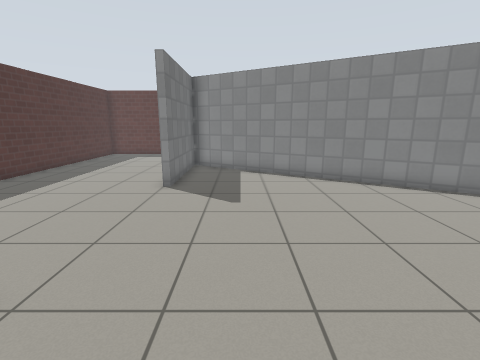
[1] (above)

18 first-person views from a walk through a world built for the Gazebo simulator. The camera is 1.2 m above the floor, tilts 12° down and sees 85° across. The floor is counted in squares, 0.5 m on a side. Each view is taken from the middle of a square. On the plan, view 1 faces up. The plan holds only what a view shows up to about 17 squares ahead; the rest is blank. Simple patterns stand in for the simulator's built-in surfaces.

[2]
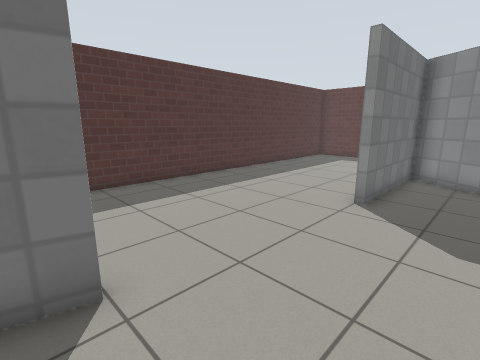

[3]
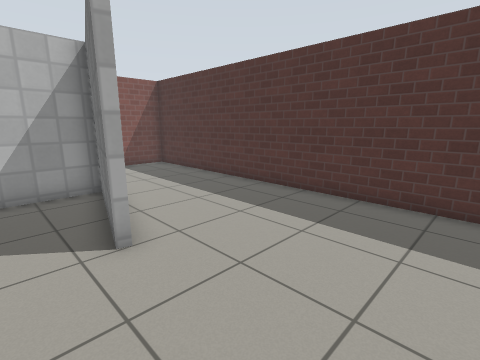

[4]
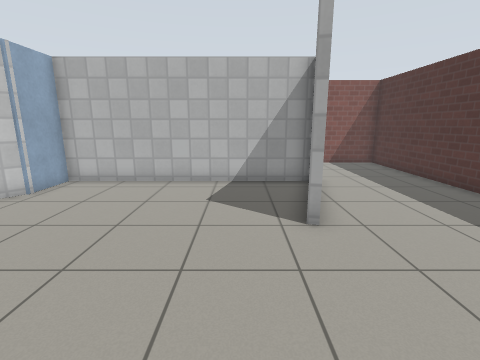

[5]
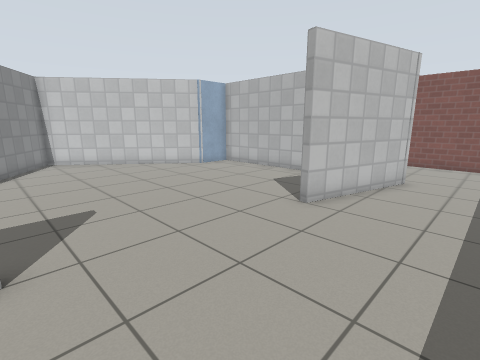

[6]
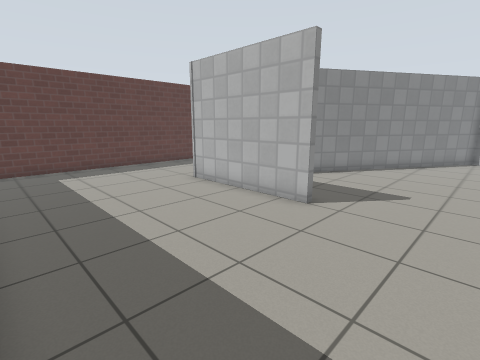

[7]
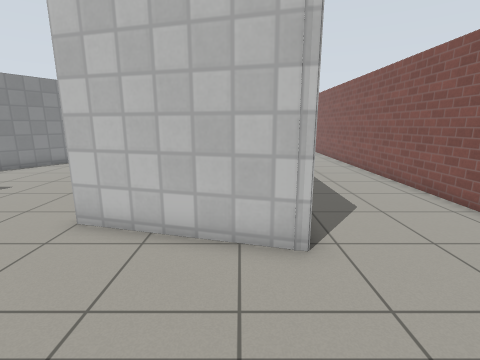

[8]
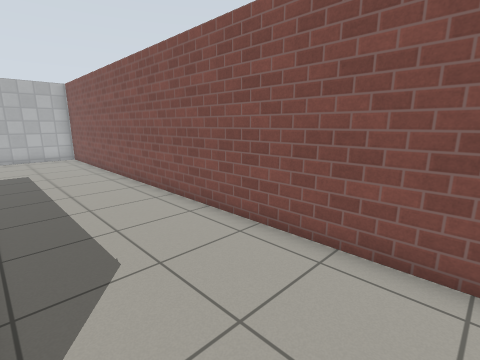

[9]
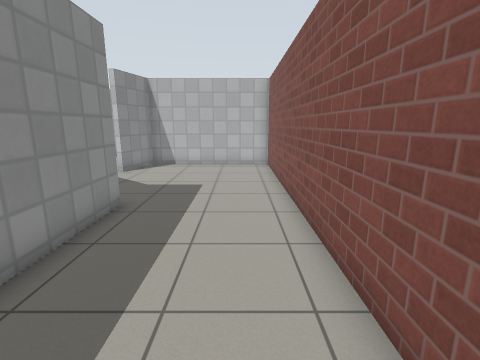

[10]
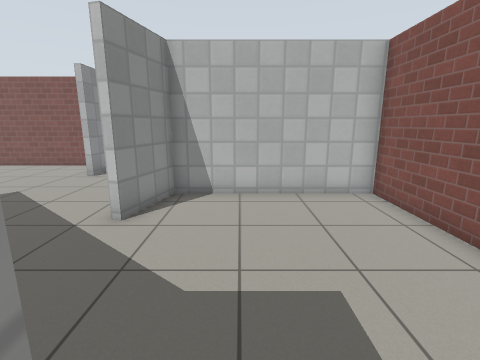

[11]
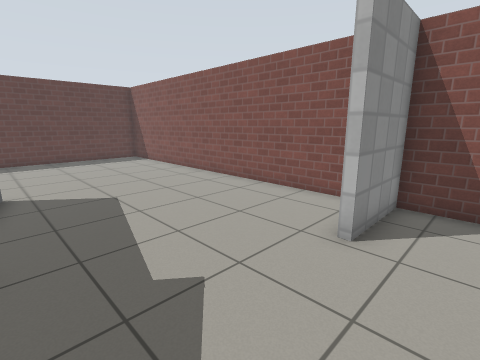

[12]
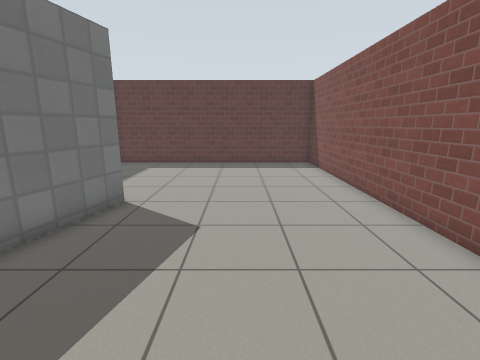

[13]
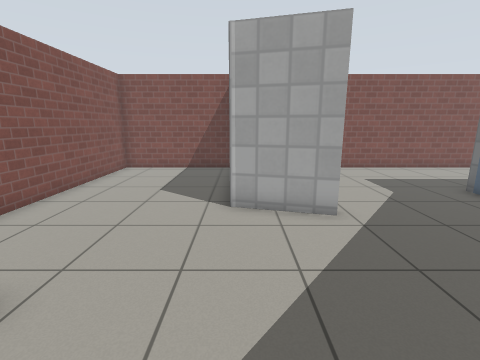

[14]
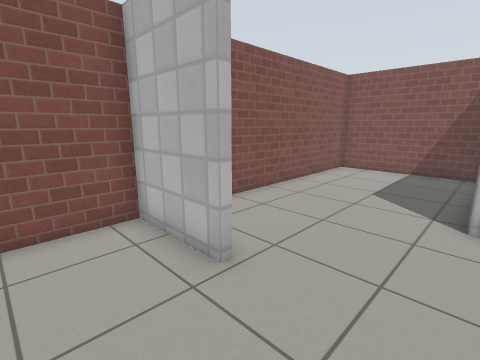

[15]
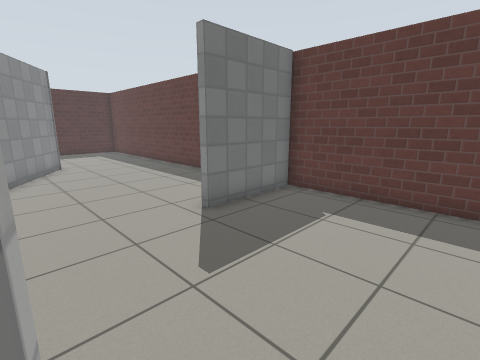

[16]
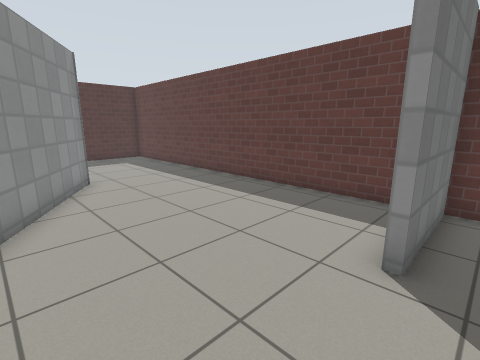

[17]
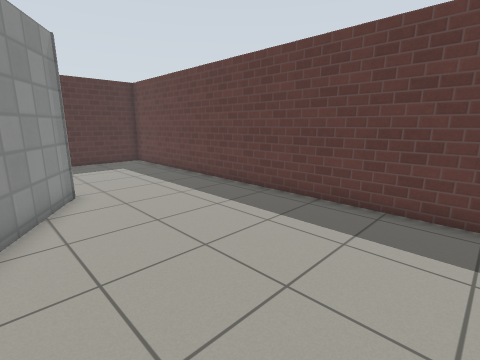

[18]
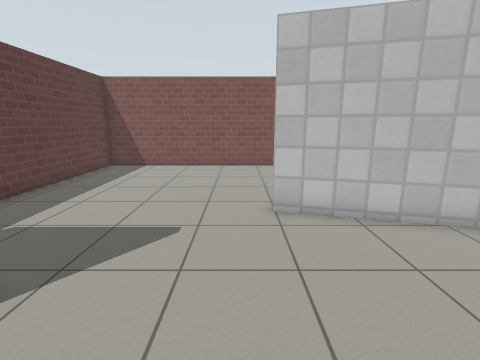

### Floor plan
Ten units are one square. View 1 is at (0, 0); x grows to the right and y downward. Boxes are objects, and circles mark ways between rooms. Rooms are numbered by the first view taken in them; rooms with no view inside come last. Other rooms are left out.
<svg viewBox="-109 -222 318 304">
<path fill="none" stroke="#000" d="M-54 23 -39 -30 -36 -29 -50 20 54 20 54 0 111 -72 -27 -156 -27 -100 -30 -100 -30 -162M57 18 57 24 15 24M-46 -217 -101 -217M-104 -215 -104 77 140 77 140 7 113 0 114 -3M124 -131 114 -96M114 -3 143 5M82 -216 82 -175M145 77 204 77 204 -40 172 -40 172 -43 204 -43 204 -217 79 -217M82 -175 78 -175M79 -217 -46 -217M-30 -162 21 -130M108 -84 121 -132"/>
<circle cx="105" cy="-15" r="3" fill="#2a7"/>
<circle cx="-48" cy="-190" r="3" fill="#2a7"/>
<circle cx="107" cy="-163" r="3" fill="#2a7"/>
<text x="-10" y="-40">1</text>
<text x="160" y="-90">2</text>
<text x="40" y="-160">3</text>
</svg>
Room 1 opens to room 2. Room 1 opens to room 3. Room 2 opens to room 3.

Where each view was taken, in squares from view 1:
view 1: 0 up, 0 right, facing up
view 2: 2 up, 0 right, facing up-left
view 3: 8 up, 2 left, facing down-left
view 4: 9 up, 2 left, facing down
view 5: 10 up, 8 left, facing down-right
view 6: 6 up, 10 left, facing up-right
view 7: 1 down, 10 left, facing right
view 8: 3 down, 7 left, facing down-right
view 9: 6 down, 2 left, facing right
view 10: 3 down, 5 right, facing right
view 11: 2 up, 12 right, facing up-right
view 12: 5 up, 16 right, facing up
view 13: 7 up, 14 right, facing down
view 14: 7 up, 14 right, facing down-right
view 15: 13 up, 14 right, facing up-left
view 16: 13 up, 9 right, facing up-left
view 17: 14 up, 7 right, facing up-left
view 18: 14 up, 5 right, facing right
